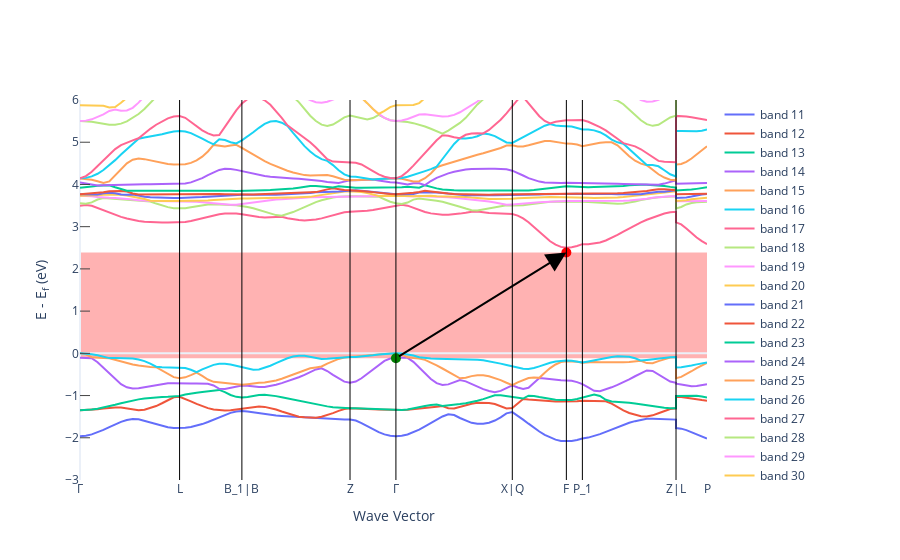

The notebook cell this image was saved under:
### Markdown cell above
Sur l’image, le point vert représente le maximum de la dernière bande de valence (VBM), tandis que le point rouge indique le minimum de la bande de conduction (CBM). La zone rouge met en évidence la bande interdite, et la flèche illustre la transition électronique entre ces deux niveaux d’énergie.

### Code cell
# figure de la structure de bande
fig_el_bs = get_plot_bs(el_bs, plot_range=[-3, 6])

# VBM et CBM
valence_max = el_bs.get_vbm()
conduction_min = el_bs.get_cbm()

# coordonnées des points VBM et CBM
x_vbm = el_bs.distance[valence_max['kpoint_index'][1]]
y_vbm = valence_max['energy'] - el_bs.efermi  # Ajustement par rapport à E_f

x_cbm = el_bs.distance[conduction_min['kpoint_index'][0]]
y_cbm = conduction_min['energy'] - el_bs.efermi  # Ajustement par rapport à E_f

# Ajouter des points VBM et CBM 
fig_el_bs.add_traces([
    go.Scatter(
        x=[x_vbm], y=[y_vbm],
        mode='markers', marker=dict(color='green', size=10),
        name='VBM (max valence)'
    ),
    go.Scatter(
        x=[x_cbm], y=[y_cbm],
        mode='markers', marker=dict(color='red', size=10),
        name='CBM (min conduction)'
    )
])

# flèche entre VBM et CBM
fig_el_bs.add_annotation(
    x=x_cbm, y=y_cbm, ax=x_vbm, ay=y_vbm,
    xref="x", yref="y", axref="x", ayref="y",
    showarrow=True, arrowhead=2, arrowsize=2, arrowwidth=2, arrowcolor="black"
)

# bande interdite 
fig_el_bs.add_shape(
    type="rect",
    x0=min(el_bs.distance), x1=max(el_bs.distance),  # Toute la largeur du graphe
    y0=y_vbm, y1=y_cbm,  # Entre VBM et CBM
    fillcolor="rgba(255, 0, 0, 0.3)",  # Rouge transparent
    line=dict(width=0),
    layer="below"
)

# amélioration de l'affichage
fig_el_bs.update_layout(template="plotly_white")
fig_el_bs.show()
